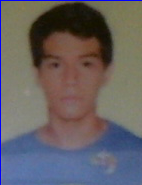
#> input picture cropped_image/cropped_image_9.png, 142 x 185 px, found by its file name
$ python eyeHaarCascade.py
#> lines starting #> are read from the running program, lines starting #| are printed output that depends on the picture; after the words box and inside, x2 and y2 are one past the last pixel; in counts of white or black regions, pixels touching at a corner belong together
import cv2
import numpy as np

eye_cascade = cv2.CascadeClassifier('haarcascade_eye.xml');
img = cv2.imread('cropped_image_9.png')
#> img is the input picture: shape (185, 142, 3); mean B, G, R 99, 97.1, 102

while True:
    gray = cv2.cvtColor(img, cv2.COLOR_BGR2GRAY)
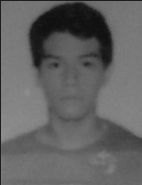
#> gray: shape (185, 142); min 14, max 143, mean 98.8
    eyes = eye_cascade.detectMultiScale(gray)
#> eyes = [[45, 54, 21, 21], [75, 53, 21, 21]]
    for(ex, ey, ew, eh) in eyes:
        cv2.rectangle(img, (ex, ey), (ex+ew, ey+eh), (255, 0, 0), 2)
        print("ex: ", ex)
        print("ey: ", ey)
        print("eh: ", eh)
        print("ew: ", ew)
        '''
        print("W: ", w)
        print("H: ", h)
        print("\n")

        # Probaré cortando la imagen ahora:

        if counter < 20 and h >= 83 and h <= 90 and w >= 83 and w <= 90:
            crop_img = img[y-30:y+h+45,x-20:x+w+20]
            name = 'cropped_image_' + str(counter)
            cv2.imwrite(str(name)+'.png', crop_img)
            counter = counter + 1;

        roi_gray = gray[y:y+h, x:x+w]
        roi_color = img[y:y+h, x:x+w]
        eyes = eye_cascade.detectMultiScale(roi_gray)
        for(ex, ey, ew, eh) in eyes:
            cv2.rectangle(roi_color, (ex, ey), (ex+ew, ey+eh), (0, 255, 0), 2)
        '''
#> this loop made 2 passes
#| ex:  45
#| ey:  54
#| eh:  21
#| ew:  21
#| ex:  75
#| ey:  53
#| eh:  21
#| ew:  21
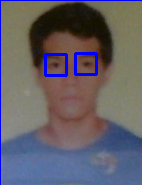
#> img: shape (185, 142, 3); 1.89% of pixels changed, all inside (x1, y1, x2, y2) = (44, 52, 98, 77)
    cv2.imshow('Webcam Scanner', img)
    cv2.waitKey(0)
    break

cv2.destroyAllWindows()

$ run again, with cropped_image/cropped_image_0.png copied over cropped_image/cropped_image_9.png
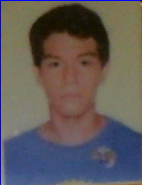
#> input picture cropped_image/cropped_image_0.png, 142 x 185 px, found by its file name
#> img is the input picture: shape (185, 142, 3); mean B, G, R 89.8, 90.5, 97
#> `gray = cv2.cvtColor(img, cv2.COLOR_BGR2GRAY)`:
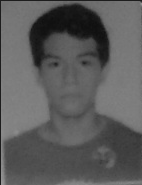
#> gray: shape (185, 142); min 14, max 152, mean 92.4
#> eyes = [[73, 53, 21, 21], [43, 51, 24, 24]]
#> the loop `for(ex, ey, ew, eh) in eyes:` made 2 passes
#> (printed output is left out)
#> after the loop `for(ex, ey, ew, eh) in eyes:`:
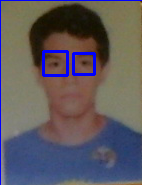
#> img: shape (185, 142, 3); 2.03% of pixels changed, all inside (x1, y1, x2, y2) = (42, 50, 96, 77)
